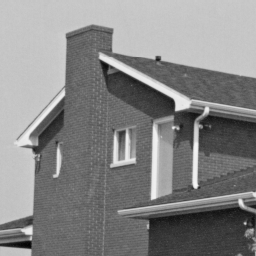
#> input picture assets/house.png, 256 x 256 px; the run also reads 1 picture not shown here
$ jupyter execute --allow-errors assignment5.ipynb   (shell and % lines are left out)   (older library calls are emulated)
#> lines starting #> are read from the running program, lines starting #| are printed output that depends on the picture
### imagetools/provided.py
""" Provided code for assignments and projects of UCSD ECE285-IVR.

DO NOT MODIFY THIS FILE

Copyright Charles Deledalle, 2019
"""

import numpy as np
import numpy.fft as nf
import matplotlib
import matplotlib.pyplot as plt
from abc import ABC, abstractmethod


#############
## Display ##
#############


# Set matplotlib parameters for figure display
params = {'font.family': ['serif'],
          'font.size': 7,
          'legend.fontsize': 7,
          'axes.labelsize': 6,
          'xtick.labelsize': 6,
          'ytick.labelsize': 6,
          'figure.figsize': (5, 3),
          'figure.autolayout': True}
matplotlib.rcParams.update(params)
del params


def show(x, ax=None, vmin=0, vmax=1, *args, **kargs):
    """ Display an image

    Like `~matplotlib.pyplot.imshow` but without showing axes, and
    the range [vmin, vmax] is also effective for RGB images.
    Use grayscale colormap for scalar images.

    Parameters
    ----------
    x : array-like
        An image, float, of shapes (M, N), (M, N, 3) or (M, N, 4)
    ax : a `~matplotlib.axes.Axes` object, optional
        Axes on which to display the image. If not given, current instance.
    vmin, vmax: scalars, optional
        Define the data range that the colormap covers.
        For scalar images, black is vmin and white is vmax.
        For RGB images, black is [vmin, vmin, vmin] and red is [vmax, vmin, vmin].
        By default the range is [0, 1].

    Returns
    -------
    image : `~matplotlib.image.AxesImage`

    Notes
    -----
    All other optional arguments are transfered to matplotlib.pyplot.imshow.

    Copyright Charles Deledalle, 2019
    """

    ax = plt.gca() if ax is None else ax
    x = x.copy().squeeze()
    if vmin is not None:
        x[x < vmin] = vmin
    if vmax is not None:
        x[x > vmax] = vmax
    if x.ndim == 2:
        h = ax.imshow(x, cmap=plt.gray(), vmin=vmin, vmax=vmax, *args, **kargs)
    else:
        vmin = x.min() if vmin is None else vmin
        vmax = x.max() if vmax is None else vmax
        x = (x - vmin) / (vmax - vmin)
        h = ax.imshow(x, vmin=0, vmax=1, *args, **kargs)
    ax.axis('off')
    return h


######################
## Fourier analysis ##
######################


def showfft(x, ax=None, vmin=None, vmax=None, apply_fft=False, apply_log=False, *args, **kargs):
    """ Display the amplitude of an image spectrum (Fourier transform).

    The zero-frequency is centered. Spectrum is normalized by the image size.
    Both axes are numbered by their corresponding frequencies. Grid is displayed.
    By default, the color map range is optimized for visualization.

    Parameters
    ----------
    x : array-like
        The 2d spectrum of an image, complex, of shapes (M, N), (M, N, 3) or (M, N, 4)
    ax : a `~matplotlib.axes.Axes` object, optional
        Axes on which to display the image spectrum. If not given, current instance.
    apply_fft: boolean, optional
        If True, input x is replaced by `~numpy.fft.fft2(x)`. Default, False.
    apply_log: boolean, optional
        If True, the log of the amplitude is displayed instead.
    vmin, vmax: scalars, optional
        Define the data range that the colormap covers.
        If apply_log=False, by default the range is [0, MAX] where MAX is the maximum
        value of the amplitude of the spectrum. If apply_log=True, by default the
        range is [LMAX-16, LMAX] where LMAX is the maximum value of the log amplitude
        of the spectrum.

    Returns
    -------
    image : `~matplotlib.image.AxesImage`

    Notes
    -----
    All other optional arguments are transfered to matplotlib.pyplot.imshow.

    Copyright Charles Deledalle, 2019
    """

    ax = plt.gca() if ax is None else ax
    n1, n2 = x.shape[:2]
    xpos = np.linspace(0, n2-1, n2)
    xfreq = nf.fftshift(nf.fftfreq(n2, d=1./n2))
    ypos = np.linspace(0, n1-1, n1)
    yfreq = nf.fftshift(nf.fftfreq(n1, d=1./n1))
    x[np.isinf(x)] = x[np.logical_not(np.isinf(x))].max()

    def on_lims_change(axes):
        xlim = axes.get_xlim()
        ylim = axes.get_ylim()
        xsubidx = np.linspace(xlim[0]+1.5, xlim[1]-.5, 9).astype(np.int)
        ysubidx = np.linspace(ylim[0]-.5, ylim[1]+1.5, 9).astype(np.int)
        axes.set_xticks([xpos[i] for i in xsubidx])
        axes.set_yticks([ypos[i] for i in ysubidx])
        axes.set_xticklabels(['%d' % xfreq[i] for i in xsubidx])
        axes.set_yticklabels(['%d' % yfreq[i] for i in ysubidx])

    data = np.abs(nf.fft2(x, axes=(0, 1)) if apply_fft else x) / (n1 * n2)
    data = np.log(data) if apply_log else data
    h = show(nf.fftshift(data),
             vmin=(data.max() - 16 if apply_log else 0) if vmin is None else vmin,
             vmax=data.max() if vmax is None else vmax, ax=ax,
             * args, **kargs)
    ax.axis('on')
    ax.callbacks.connect('xlim_changed', on_lims_change)
    ax.callbacks.connect('ylim_changed', on_lims_change)
    on_lims_change(ax)
    ax.grid(color='r', alpha=.4, linestyle='-', linewidth=.5)
    return h


# [316 lines left out: functions fftgrid, cg, dtw_crop, dwt_power, udwt_power, showdwt and 1 more, not called in this run]


###############
## Operators ##
###############


class LinearOperator(ABC):
    """ Abstract class for Linear Operators

    Methods
    -------
    LinearOperator(ishape, oshape=None) : constructor
        Create an instance of a linear operator A taking inputs of shape ishape
        and producing output of shape oshape. If oshape=None, then
        oshape=ishape.
    *(x) : abstract method
        Apply the linear operator A on object x (x must have shape ishape).
    *.adjoint(z) : abstract method
        Apply the adjoint A* on object z (z must have shape oshape).
    *.gram(x) : abstract method
        Apply the gram operator A*A on object x (x must have shape ishape).
    *.gram_resolvant(x, tau) : abstract method
        Apply the resolvent of the gram operator (Id + tau A*A)^-1 on object x
        (x must have shape ishape).
    *.norm2() : method
        Return an approximation of the spectral norm of A: ||A||_2
    *.normfro() : method
        Return an approximation of the Frobenius norm of A: ||A||_F

    Properties:
    -----------
    *.ishape : property
        Return the shape of the input of the operator A
    *.oshape : property
        Return the shape of the output of the operator A

    Copyright Charles Deledalle, 2019
    """

    # [7 lines left out: function __init__, not called in this run]

    @property
    def ishape(self):
        return self.__ishape

    @property
    def oshape(self):
        return self.__oshape

    @abstractmethod
    def __call__(self, x):
        pass

    @abstractmethod
    def adjoint(self, x):
        pass

    @abstractmethod
    def gram(self, x):
        pass

    @abstractmethod
    def gram_resolvent(self, x, tau):
        pass

    # [23 lines left out: functions norm2, normfro, not called in this run]


from .assignment5 import *


class Grad(LinearOperator):
    """ Gradient Operator (inherit from LinearOperator)

    Implement/overload the following methods
    ----------------------------------------
    Grad(ishape, boundary='periodical') : constructor
        Create an instance of the 2d discrete gradient operator A=nabla for an
        input image of shape ishape=(n1, n2, ...) producing an output vector
        field of shape oshape=(n1, n2, 2, ...). The leading dimensions can be
        anything: empty, 3 for RGB, etc. Boundary conditions must be specified
        by the optional argument boundary that can take the values 'periodical',
        'mirror', 'extension' or 'zeropadding'.
    *(x) : method
        Apply the gradient on image x (x must have shape ishape). It returns a
        vector field of shape oshape=(n1, n2, 2, ...)
    *.adjoint(z) : method
        Apply the adjoint -div on object z (z must have shape oshape).
    *.gram(x) : method
        Apply the gram operator -laplacian on object x (x must have shape
        ishape).
    *.gram_resolvant(x, tau) : method
        Apply the resolvent of the gram operator (Id - tau laplacian)^-1 on
        object x (x must have shape ishape).

    Note
    ----
    This class won't work before Assignments 2 to 5 will be completed.

    Copyright Charles Deledalle, 2019
    """

    # [10 lines left out: function __init__, not called in this run]

    def __call__(self, x):
        return grad(x, boundary=self._boundary)

    def adjoint(self, x):
        return -div(x, boundary=self._boundary)

    def gram(self, x):
        return -laplacian(x, boundary=self._boundary)

    # [8 lines left out: function gram_resolvent, not called in this run]

### imagetools/assignment5.py
""" Assignment 5

COMPLETE THIS FILE

Your name here: A12346613

"""

from .assignment4 import *
import numpy.fft as npf
import itertools

def convolvefft(x, lbd):
    result = np.zeros(x.shape)
    kernel = np.zeros(x.shape)
    # if lambda kernel is 2D, extend to 3D
    if lbd.ndim==2 and x.ndim==3:
        kernel = np.broadcast_to(lbd[...,None],lbd.shape + (3,))
    elif lbd.ndim==2 and x.ndim==2:
        kernel = lbd

    result = np.real(npf.ifft2(npf.fft2(x,axes=(0,1)) * kernel,axes=(0,1)))

    return result

def kernel(name, tau=1, eps=1e-3):
    def isvalid(i,j,f):
        Z = 0
        for ix in range(-i,i+1):
            for iy in range(-j,j+1):
                if f(ix,iy) <= eps:
                    return False,-1

                Z += f(ix,iy)

        return True,Z

    def find_parameters(f):
        start_idx = 100

        coords = []
        x = tuple(range(start_idx+1))
        for i,j in itertools.product(x,x):
            valid,Z = isvalid(i,j,f)
            if valid:
                coords.append((i,j,Z,f(i,j)))

        s1,_,Z,_ = sorted(coords,key=lambda x:x[0])[-1]
        _,s2,_,_ = sorted(coords,key=lambda x:x[1])[-1]

        return s1,s2,Z

    def get_f():
        if name.startswith('gaussian'):
            # [4 lines left out: function f, not called in this run]
        elif name.startswith('exponential'):
            # [4 lines left out: function f, not called in this run]
        elif name.startswith('box'):
            def f(i,j):
                return 1 if max(abs(i),abs(j)) <= tau else 0
        else:
            raise KeyWordError

        return f

    def get_nu():
        dfilter = ('grad' in name) or ('laplacian' in name)

        if dfilter:
            # [8 lines left out: function define_kernel, not called in this run]

            if "grad1_forward" in name:
                nu = define_kernel(0,-1,1,dim=1)
            elif "grad1_backward" in name:
                nu = define_kernel(-1,1,0,dim=1)
            elif name is "grad2_forward":
                # this is wrong
                nu = define_kernel(0,-1,1,dim=1).T
            elif name is "grad2_backward":
                # this is wrong
                nu = define_kernel(0,-1,1,dim=1).T
            elif name is "laplacian1":
                nu = define_kernel(1,-2,1)
            elif name is "laplacian2":
                # the only place where I use a 2D array
                nu = np.zeros((3,3))
                nu[0,1] = 1
                nu[1,1] = -4
                nu[2,1] = 1
                nu[1,0] = 1
                nu[1,2] = 1
            else:
                raise NotImplementedError

            return nu
        elif name=='motion':
            return np.load('assets/motionblur.npy')
        else:
            f = get_f()
            if name.endswith('1'):
                direction = 1
            elif name.endswith('2'):
                direction = 2
            else:
                direction = None

            if name.startswith('gaussian'):
                def f(i,j):
                    denom = 2*(tau**2)
                    num = math.hypot(i,j)**2
                    return math.exp(-num/denom)
            elif name.startswith('exponential'):
                # [4 lines left out: function f, not called in this run]
            elif name.startswith('box'):
                def f(i,j):
                    return 1 if max(abs(i),abs(j)) <= tau else 0
            else:
                raise Exception

            # find s1,s2
            s1,s2,Z = find_parameters(f)

            if (name=='gaussian') and (tau==1) and (eps==1e-3):
                assert(s1==3 and s2==3)

            if (name=='exponential') and (tau==3) and (eps==1e-3):
                assert(s1==20 and s2==20)

            if direction is not None:
                if direction==1:
                    nu = np.zeros((s1*2+1,1))
                    s2 = 0
                    # recompute Z
                    _,Z = isvalid(s1,s2,f)
                else:
                    nu = np.zeros((1,s2*2+1))
                    s1 = 0
                    # recompute Z
                    _,Z = isvalid(s1,s2,f)
            else:
                nu = np.zeros((s1*2+1,s2*2+1))

            for ix,iy in np.ndindex(nu.shape):
                nu[ix,iy] = f(ix-s1,iy-s2) / Z

            return nu

    nu = get_nu()

    return nu

# [51 lines left out: function kernel2fft, not called in this run]

def kernel2fft(nu, n1, n2, separable=None):
    if separable is None:
        tmp = np.zeros((n1, n2))
        s1 = int((nu.shape[0] - 1) / 2)
        s2 = int((nu.shape[1] - 1) / 2)
        tmp[:s1+1, :s2+1] = nu[s1:2*s1+1, s2:2*s2+1]
        tmp[:s1+1, n2-s2:n2] = nu[s1:2*s1+1,:s2]
        tmp[n1-s1:n1, :s2+1] = nu[:s1, s2: 2*s2+1]
        tmp[n1-s1:n1, n2-s2:n2] = nu[0:s1, 0:s2]
        lbd = nf.fft2(tmp, axes=(0, 1))
    else:
        tmp = np.zeros((n1, n2))
        s1 = int((nu[0].shape[0] - 1) / 2)
        s2 = int((nu[1].shape[1] - 1) / 2)
        nu = nu[0]*nu[1]
        tmp[:s1+1, :s2+1] = nu[s1:2*s1+1, s2:2*s2+1]
        tmp[:s1+1, n2-s2:n2] = nu[s1:2*s1+1,:s2]
        tmp[n1-s1:n1, :s2+1] = nu[:s1, s2: 2*s2+1]
        tmp[n1-s1:n1, n2-s2:n2] = nu[0:s1, 0:s2]
        lbd = nf.fft2(tmp, axes=(0, 1))
        #tmp1 = np.zeros((n1, n2))
        #tmp2 = np.zeros((n1, n2))
        #tmp1[:s1+1,0] = nu[0][s1:2*s1+1,0]
        #tmp1[n1-s1:n1,0] = nu[0][:s1,0]
        #tmp2[0,n2-s2:n2] = nu[1][0,:s2]
        #tmp2[0,:s2+1] = nu[1][0,s2:2*s2+1]
        #tmp = tmp1+tmp2
        #lbd = nf.fft2(tmp, axes=(0,1))

    return lbd

### imagetools/assignment3.py
""" Assignment 3

COMPLETE THIS FILE

Your name here:

"""

from .assignment2 import *


# [138 lines left out: functions shift, kernel, not called in this run]

def convolve(x, nu, boundary, seperable=None):
    xconv = np.zeros(x.shape)
    if seperable == 'None':
        s1 = int((nu.shape[0] - 1) / 2)
        s2 = int((nu.shape[1] - 1) / 2)
        for k in range(-s1, s1+1):
            for l in range(-s2, s2+1):
                xconv += nu[k+s1,l+s2]*shift(x,-k,-l,boundary )
    elif seperable == 'product':
        xtemp = np.zeros(x.shape)
        s1 = int((nu[0].shape[0] - 1) / 2)
        s2 = int((nu[1].shape[1] - 1) / 2)
        for l in range(-s2, s2+1):
            xtemp += nu[1][0,l+s2]*shift(x,0,-l,boundary )
        for k in range(-s1, s1+1):
            xconv += nu[0][k+s1,0]*shift(xtemp,-k,0,boundary )
    elif seperable == 'sum':
        s1 = int((nu[0].shape[0] - 1) / 2)
        s2 = int((nu[1].shape[1] - 1) / 2)
        for k in range(-s1, s1+1):
            xconv += nu[0][k+s1,0]*shift(x,-k,0,boundary )
        for l in range(-s2, s2+1):
            xconv += nu[1][0,l+s2]*shift(x,0,-l,boundary )

    return xconv

# [24 lines left out: functions div, laplacian, grad, not called in this run]

### assignment5.ipynb
### Assignment 4 - Justin Law
### A12346613

[cell 1]
import numpy as np
import numpy.fft as npf
import matplotlib
import matplotlib.pyplot as plt
import time
import imagetools.assignment5 as im

# Q1

[cell 2]
def plot(x):
    fig, axes = plt.subplots(ncols=2, figsize=(7,3))
    im.show(x, ax=axes[0])
    im.showfft(x, ax=axes[1], apply_fft=True)
    fig.show()

[cell 3]
n = 256
i = np.arange(n)
j = np.pi / 16 * np.ones(n)
x = np.sin(np.outer(i, j))

## Explain what you observe:  number of bright points, their locations and their amplitude.

- Two bright points at (0,8) and (0,-8).
- As we can see, because v is the only active frequency we have only horizontal lines in the spectral domain.
- So, only one frequency of 8 with amplitude of 1.

[cell 4]
plot(x)

# Q2

## Explain what you observe:  number of bright points, their locations and their amplitude.

- Two bright points at (-12,0) and (12,0).
- As we can see, because u is the only active frequency we have only vertical lines in the spectral domain.
- So, only one frequency of 12 with amplitude of 4.

[cell 5]
i2 = 2 * np.pi * 3 / 64 * np.ones(n)
j2 = np.arange(n)
x = 4 * np.sin(np.outer(i2, j2))
plot(x)

## - Explain what you observe:  number of bright points, their locations and their amplitude.

- There are two **strong** bright points at (-12,0) and (12,0) with ampitude of 12 but there are around 20 more bright points that come from adding 1/8 in i3. This means we have many frequencies around 12 (say 11.128).
- Note that again u is the only active frequency we have only vertical lines in the spectral domain.
- (-12,0) and (12,0) are the two strongest points because that is the 1/8 only shifted the frequencies by a small amount, causing a lot of overlap.
- So, many frequencies around 12 with amplitude of 1.

[cell 6]
i3 = 2 * np.pi * (3 + 1/8) / 64 * np.ones(256)
x = np.sin(np.outer(i3, j2))
plot(x)

## - Explain what you observe:  number of bright points, their locations and their amplitude.

- Two bright points at (12,8) and (-12,8).
- This means two frequencies at 14.42 (np.hypot(12,8)) with amplitude 1.

[cell 7]
np.hypot(12,8)

[cell 8]
x = np.sin(np.outer(i, j) + np.outer(i2, j2))
plot(x)

## - Explain what you observe:  number of bright points, their locations and their amplitude.
- one **strong** bright point at (0,0) but because of the edges formed by the white square being surrounded by a black background, there are many small horizontal and vertical frequencies.
- At the frequency 0 with amplitude 1 there is overlap from the horizontal and vertical edges that makes it the strongest. Then the vertical and horizontal frequences fade in frequency as we get to the edge of the white square.

[cell 9]
x = np.zeros((256, 256))
x[62:190, 62:190] = 1
plot(x)

## - Explain what you observe:  number of bright points, their locations and their amplitude.

- Two **strong** bright points at (-8,0) and (8,0). Then because of the vertical and horizontal edges formed by multiplying the image by zeros we have horizontal and vertical frequencies that start to fade in frequency as we get to the edge of the center image.

[cell 10]
x = x * np.sin(np.outer(i, j))
plot(x)
#> in plot (call 6), `fig.show()`:
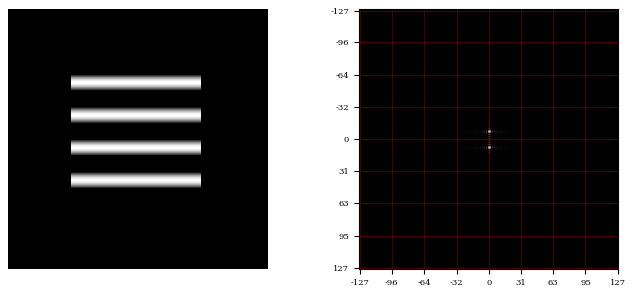
#> figure drawn by matplotlib, 2 panels
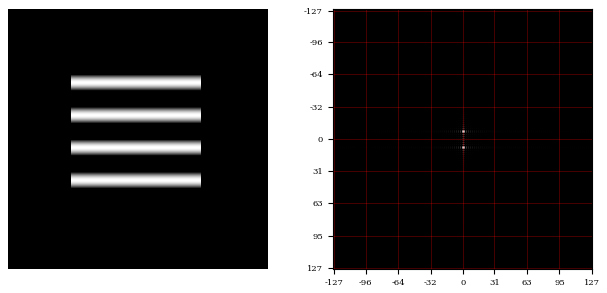
#> figure drawn by matplotlib, 2 panels

## Q3

[cell 11]
house = 'assets/house.png'
map_ = 'assets/map.png'
montreuil = 'assets/montreuil.png'
lady = 'assets/lady.png'

[cell 12]
def plot(x,asset):
    fig, axes = plt.subplots(ncols=2, figsize=(7,3))
    axes[0].set_title(asset,fontdict={'fontsize':15})
    im.show(x, ax=axes[0])
    im.showfft(x, ax=axes[1], apply_fft=True, apply_log=True)
    fig.show()

# - What does the horizontal, vertical and oblique structures that you observe represent?

- The strong horizontal structure is from the chimney and the white paint around the house (see last bullet point).
- The 45 degree vertical (the one in the upper right and lower right quadrants) represents the white paint on the roof of the chimney.
- The other 45 degree vertical is the side of the roof.
- The two other 10-20 degree verticals come from the lower roof white paint creating edges.

- Finally because of the white paint around windows tends to have a vertical bias in the picture, the are horizontal at the zero axis gets stronger.

[cell 13]
x = plt.imread(house)
#> x is the input picture: shape (256, 256) float32; min 0.0118, max 0.965, mean 0.525
plot(x,house)
#> in showfft (call 7), `data = np.log(data) if apply_log else data`:
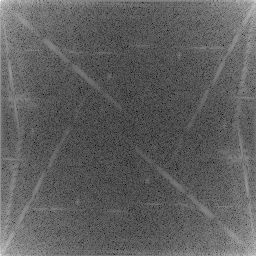
#> data: shape (256, 256) float64; min -15.06, max -0.645, mean -9.66; drawn with min black and max white
#> in show (call 14), `x = x.copy().squeeze()`:
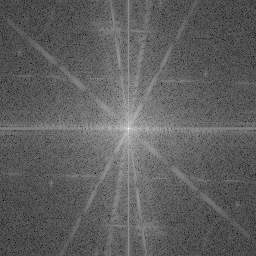
#> x: shape (256, 256) float64; min -15.06, max -0.645, mean -9.66; drawn with min black and max white

# Q4

# - What does the horizontal, vertical and oblique structures that you observe represent?

- The horizontal lines come from the N-S and S-N roads.
- The vertical lines come from W-E and E-W roads.

- There are a few ~45 degree lines that are very slight that come from the 45 degree roads.

- The oblique structures around the corners on every quadrant come from the consentration of edges around the corners of the image (note that the inner part of the image is more dark and has less edges.

[cell 14]
x = plt.imread(map_)
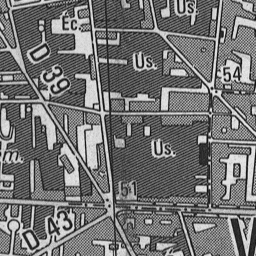
#> input picture assets/map.png, 256 x 256 px
#> x is the input picture: shape (256, 256) float32; min 0.0824, max 0.906, mean 0.455
plot(x,map_)
#> in showfft (call 8), `data = np.log(data) if apply_log else data`:
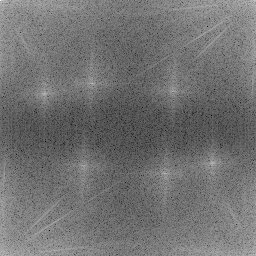
#> data: shape (256, 256) float64; min -14.25, max -0.787, mean -8.23; drawn with min black and max white
#> in show (call 16), `x = x.copy().squeeze()`:
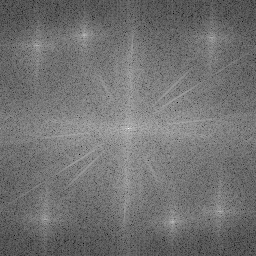
#> x: shape (256, 256) float64; min -14.25, max -0.787, mean -8.23; drawn with min black and max white

# - What does the horizontal, vertical and oblique structures that you observe represent?

- The shadow coming from the building means that the vertical structure (around 5-10 degrees) comes from the long stretching shadow from multiple buildings.
- And the horizontal structure comes from the vertical edges creating in the shadows from the large buildings.

- The dots (oblique structure) are the bushes/trees.

[cell 15]
x = plt.imread(montreuil)
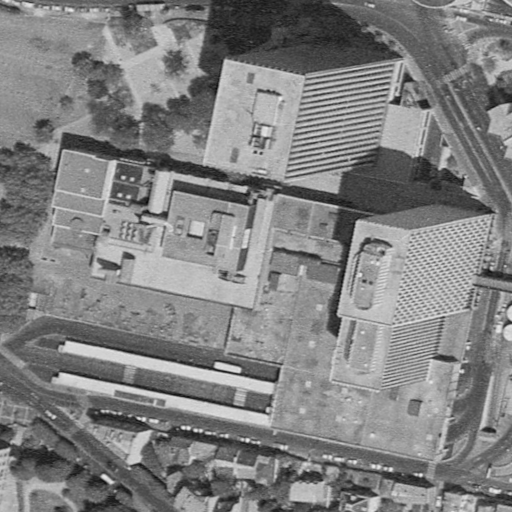
#> input picture assets/montreuil.png, 512 x 512 px
#> x is the input picture: shape (512, 512) float32; min 0.0392, max 0.929, mean 0.504
plot(x,montreuil)
#> in showfft (call 9), `data = np.log(data) if apply_log else data`:
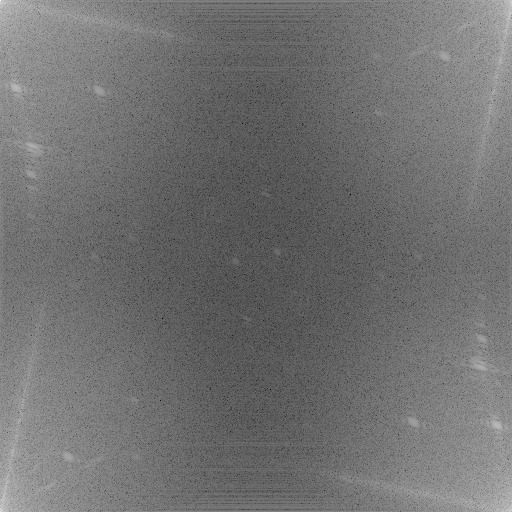
#> data: shape (512, 512) float64; min -18.4, max -0.686, mean -10.53; drawn with min black and max white
#> in show (call 18), `x = x.copy().squeeze()`:
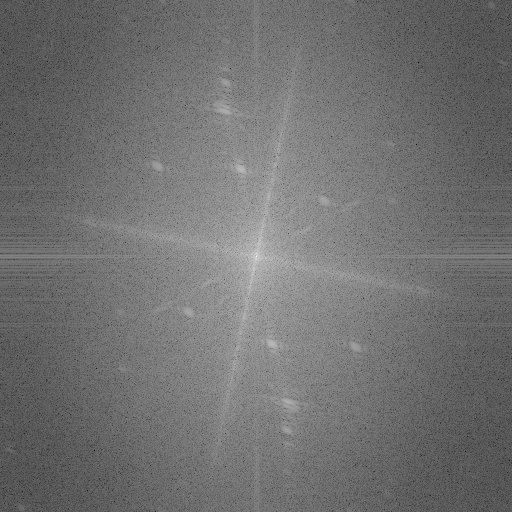
#> x: shape (512, 512) float64; min -18.4, max -0.686, mean -10.53; drawn with min black and max white
#> (the rest of the program and of its run is left out)
